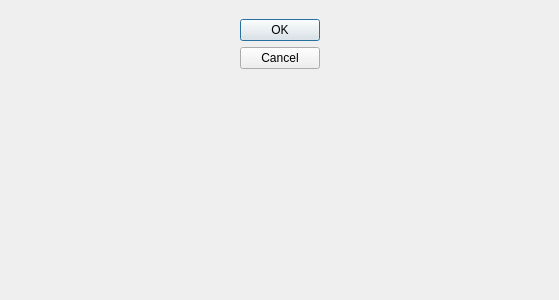
<?xml version="1.0" encoding="UTF-8"?>
<ui version="4.0">
 <class>response_selector</class>
 <widget class="QDialog" name="response_selector">
  <property name="windowModality">
   <enum>Qt::ApplicationModal</enum>
  </property>
  <property name="geometry">
   <rect>
    <x>0</x>
    <y>0</y>
    <width>559</width>
    <height>300</height>
   </rect>
  </property>
  <property name="windowTitle">
   <string>Select Validity Questions' Correct Responses</string>
  </property>
  <property name="modal">
   <bool>true</bool>
  </property>
  <widget class="QWidget" name="gridLayoutWidget">
   <property name="geometry">
    <rect>
     <x>20</x>
     <y>19</y>
     <width>521</width>
     <height>261</height>
    </rect>
   </property>
   <layout class="QGridLayout" name="gridLayout">
    <item row="0" column="1">
     <widget class="QDialogButtonBox" name="buttonBox">
      <property name="orientation">
       <enum>Qt::Vertical</enum>
      </property>
      <property name="standardButtons">
       <set>QDialogButtonBox::Cancel|QDialogButtonBox::Ok</set>
      </property>
     </widget>
    </item>
    <item row="0" column="0">
     <layout class="QFormLayout" name="formLayout"/>
    </item>
   </layout>
  </widget>
 </widget>
 <resources/>
 <connections>
  <connection>
   <sender>buttonBox</sender>
   <signal>accepted()</signal>
   <receiver>response_selector</receiver>
   <slot>accept()</slot>
   <hints>
    <hint type="sourcelabel">
     <x>460</x>
     <y>253</y>
    </hint>
    <hint type="destinationlabel">
     <x>157</x>
     <y>274</y>
    </hint>
   </hints>
  </connection>
  <connection>
   <sender>buttonBox</sender>
   <signal>rejected()</signal>
   <receiver>response_selector</receiver>
   <slot>reject()</slot>
   <hints>
    <hint type="sourcelabel">
     <x>486</x>
     <y>259</y>
    </hint>
    <hint type="destinationlabel">
     <x>286</x>
     <y>274</y>
    </hint>
   </hints>
  </connection>
 </connections>
</ui>
